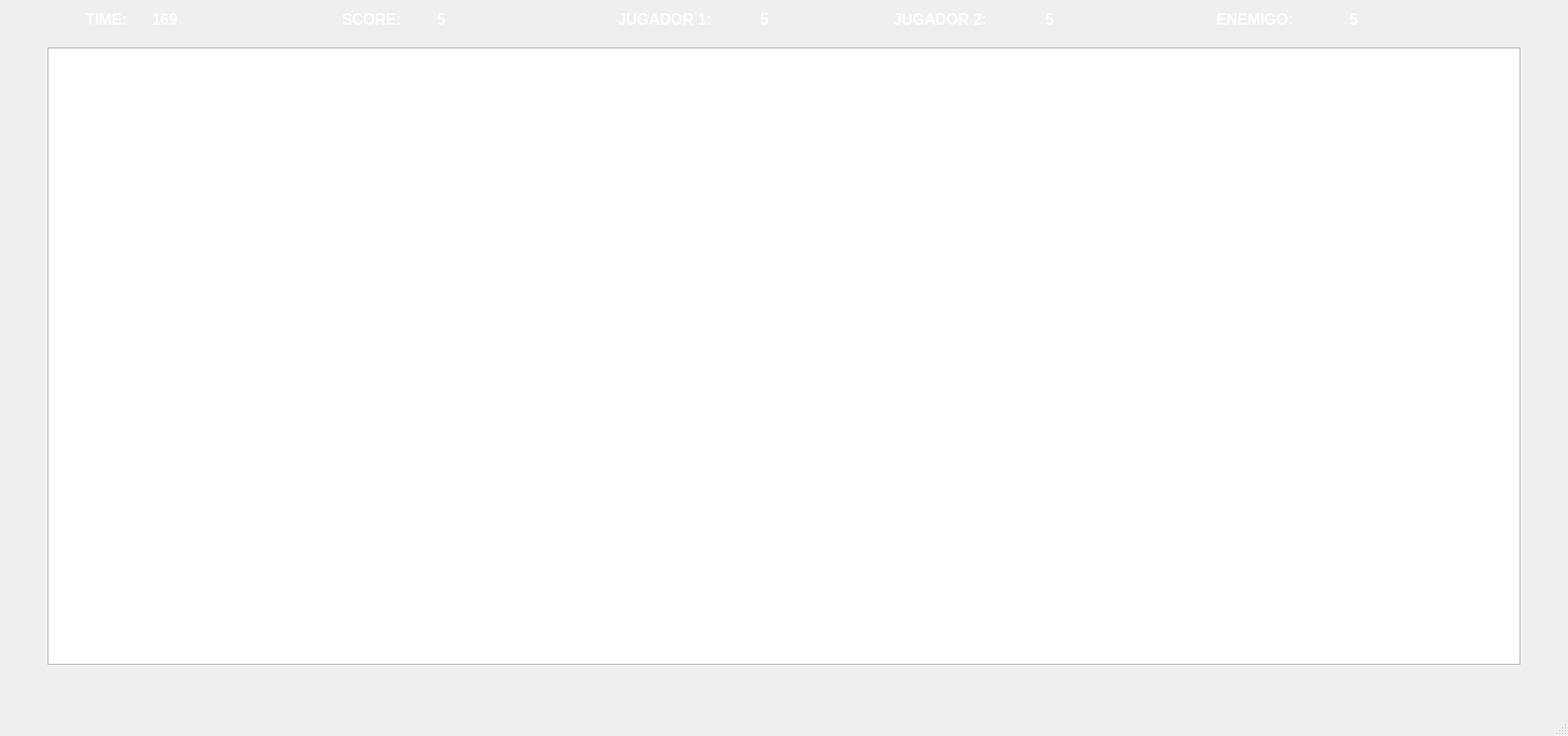
<?xml version="1.0" encoding="UTF-8"?>
<ui version="4.0">
 <class>MainWindow</class>
 <widget class="QMainWindow" name="MainWindow">
  <property name="geometry">
   <rect>
    <x>0</x>
    <y>0</y>
    <width>1650</width>
    <height>775</height>
   </rect>
  </property>
  <property name="windowTitle">
   <string>MainWindow</string>
  </property>
  <property name="styleSheet">
   <string notr="true">#centralwidget{
	background-image: url(:/img/img/unDestroyableBlock.png);
}
#cronometro{
color: white;
}
#TIME{
color: white
}
#SCORE{
color: white
}
#puntos{
color:white
}
#HEALTH{
color:white
}
#left{
color:white
}
#HEALTH_2{
color:white
}
#left_2{
color:white
}
#HEALTH_3{
color:white
}
#left_3{
color:white
}
#score{
color:white
}</string>
  </property>
  <widget class="QWidget" name="centralwidget">
   <widget class="QGraphicsView" name="graphicsView">
    <property name="geometry">
     <rect>
      <x>50</x>
      <y>50</y>
      <width>1550</width>
      <height>650</height>
     </rect>
    </property>
   </widget>
   <widget class="QLabel" name="TIME">
    <property name="geometry">
     <rect>
      <x>90</x>
      <y>10</y>
      <width>61</width>
      <height>21</height>
     </rect>
    </property>
    <property name="font">
     <font>
      <pointsize>12</pointsize>
      <bold>true</bold>
     </font>
    </property>
    <property name="text">
     <string>TIME:</string>
    </property>
   </widget>
   <widget class="QLabel" name="cronometro">
    <property name="geometry">
     <rect>
      <x>160</x>
      <y>10</y>
      <width>61</width>
      <height>21</height>
     </rect>
    </property>
    <property name="font">
     <font>
      <pointsize>12</pointsize>
      <bold>true</bold>
     </font>
    </property>
    <property name="text">
     <string>169</string>
    </property>
   </widget>
   <widget class="QLabel" name="SCORE">
    <property name="geometry">
     <rect>
      <x>360</x>
      <y>10</y>
      <width>81</width>
      <height>21</height>
     </rect>
    </property>
    <property name="font">
     <font>
      <pointsize>12</pointsize>
      <bold>true</bold>
     </font>
    </property>
    <property name="text">
     <string>SCORE:</string>
    </property>
   </widget>
   <widget class="QLabel" name="score">
    <property name="geometry">
     <rect>
      <x>460</x>
      <y>10</y>
      <width>41</width>
      <height>21</height>
     </rect>
    </property>
    <property name="font">
     <font>
      <pointsize>12</pointsize>
      <bold>true</bold>
     </font>
    </property>
    <property name="text">
     <string>5</string>
    </property>
   </widget>
   <widget class="QLabel" name="HEALTH">
    <property name="geometry">
     <rect>
      <x>650</x>
      <y>10</y>
      <width>131</width>
      <height>21</height>
     </rect>
    </property>
    <property name="font">
     <font>
      <pointsize>12</pointsize>
      <bold>true</bold>
     </font>
    </property>
    <property name="text">
     <string>JUGADOR 1:</string>
    </property>
   </widget>
   <widget class="QLabel" name="left">
    <property name="geometry">
     <rect>
      <x>800</x>
      <y>10</y>
      <width>31</width>
      <height>21</height>
     </rect>
    </property>
    <property name="font">
     <font>
      <pointsize>12</pointsize>
      <bold>true</bold>
     </font>
    </property>
    <property name="text">
     <string>5</string>
    </property>
   </widget>
   <widget class="QLabel" name="HEALTH_2">
    <property name="geometry">
     <rect>
      <x>940</x>
      <y>10</y>
      <width>131</width>
      <height>21</height>
     </rect>
    </property>
    <property name="font">
     <font>
      <pointsize>12</pointsize>
      <bold>true</bold>
     </font>
    </property>
    <property name="text">
     <string>JUGADOR 2:</string>
    </property>
   </widget>
   <widget class="QLabel" name="left_2">
    <property name="geometry">
     <rect>
      <x>1100</x>
      <y>10</y>
      <width>31</width>
      <height>21</height>
     </rect>
    </property>
    <property name="font">
     <font>
      <pointsize>12</pointsize>
      <bold>true</bold>
     </font>
    </property>
    <property name="text">
     <string>5</string>
    </property>
   </widget>
   <widget class="QLabel" name="HEALTH_3">
    <property name="geometry">
     <rect>
      <x>1280</x>
      <y>10</y>
      <width>131</width>
      <height>21</height>
     </rect>
    </property>
    <property name="font">
     <font>
      <pointsize>12</pointsize>
      <bold>true</bold>
     </font>
    </property>
    <property name="text">
     <string>ENEMIGO:</string>
    </property>
   </widget>
   <widget class="QLabel" name="left_3">
    <property name="geometry">
     <rect>
      <x>1420</x>
      <y>10</y>
      <width>31</width>
      <height>21</height>
     </rect>
    </property>
    <property name="font">
     <font>
      <pointsize>12</pointsize>
      <bold>true</bold>
     </font>
    </property>
    <property name="text">
     <string>5</string>
    </property>
   </widget>
  </widget>
  <widget class="QStatusBar" name="statusbar"/>
 </widget>
 <resources/>
 <connections/>
</ui>
